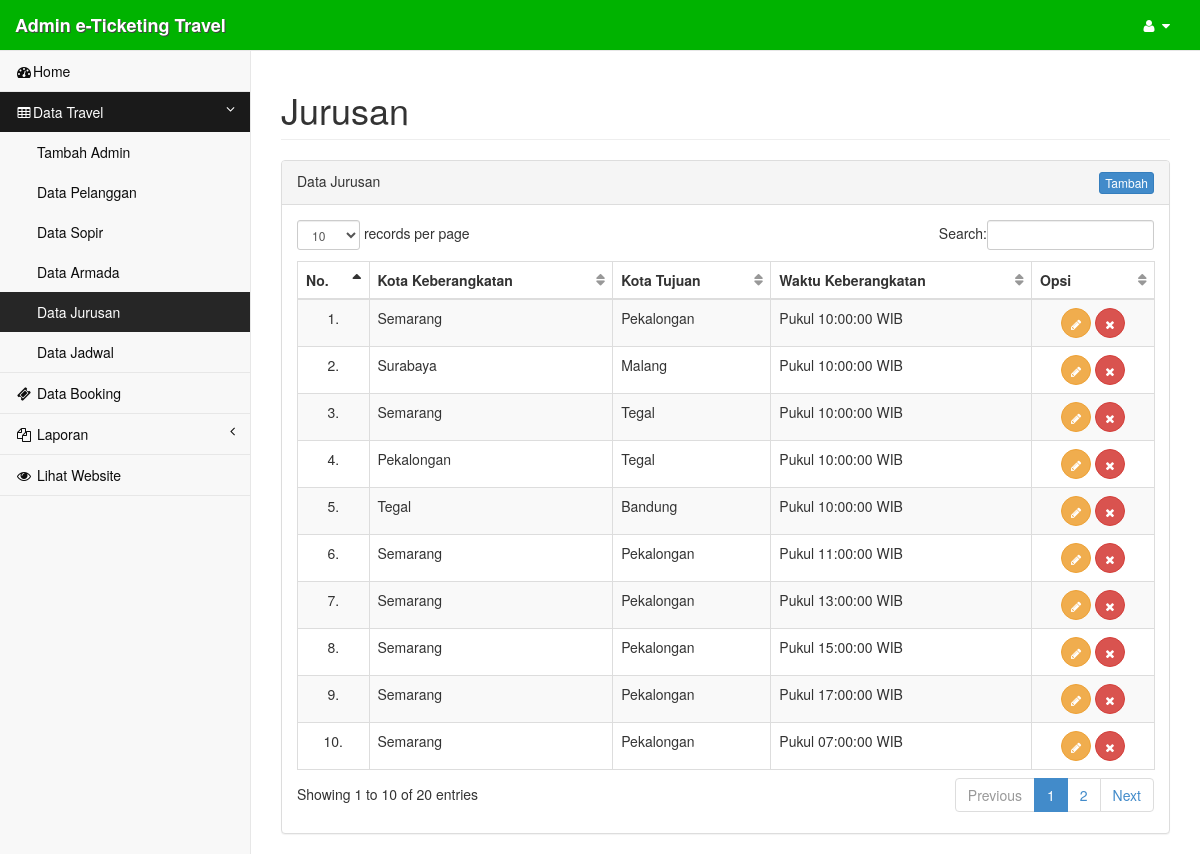
The app's page /admin/?page=jurusan (signed in) with its own data.
### tables this page shows
CREATE TABLE `tb_jurusan` (
  `id_jrs` int(4) NOT NULL,
  `keberangkatan_jrs` varchar(30) NOT NULL,
  `tujuan_jrs` varchar(30) NOT NULL,
  `waktu_jrs` time NOT NULL
);

### setting/+koneksi.php (called while the page is built, shortened)
<?php
$base_url = "http://".$_SERVER['SERVER_NAME']."/eticketing-edit";
?>

### admin/inc/jurusan.php (the view, shortened to what this page needs)
<div class="row">
    <div class="col-lg-12">
        <h1 class="page-header">Jurusan</h1>
    </div>
</div>
<div class="row">
    <div class="col-lg-12">
        <div class="panel panel-default">
	        <?php
	        if(@$_GET['act'] == '') { ?>
	            <div class="panel-heading">
	                <div class="row">
						<div class="col-lg-12">
							<div class="pull-left">
								Data Jurusan
							</div>
			                <div class="pull-right">
								<a href="<?=$base_url; ?>/admin/?page=jurusan&act=add" class="btn btn-xs btn-primary">Tambah</a>
			                </div>
						</div>
	                </div>
	            </div>
	            <div class="panel-body">
	                <div class="table-responsive">
						<table class="table table-bordered table-hover table-striped" id="dataTables">
							<thead>
								<tr>
									<th>No.</th>
									<th>Kota Keberangkatan</th>
									<th>Kota Tujuan</th>
									<th>Waktu Keberangkatan</th>
									<th>Opsi</th>
								</tr>
							</thead>
							<tbody>
							<?php
							$no = 1;
							$sql_jurusan = mysqli_query($con, "SELECT * FROM tb_jurusan") or die ($con->error);
							while($data = mysqli_fetch_array($sql_jurusan)) { ?>
								<tr>
									<td align="center"><?=$no++; ?>.</td>
									<td><?=$data['keberangkatan_jrs']; ?></td>
									<td><?=$data['tujuan_jrs']; ?></td>
									<td>Pukul <?=$data['waktu_jrs']; ?> WIB</td>
									<td align="center">
										<a href="<?=$base_url; ?>/admin/?page=jurusan&act=edit&id=<?=$data['id_jrs']; ?>" class="btn btn-circle btn-warning"><i class="fa fa-pencil"></i></a>
										<a onclick="return confirm('Yakin akan menghapus data?')" href="<?=$base_url; ?>/admin/?page=jurusan&act=del&id=<?=$data['id_jrs']; ?>" class="btn btn-circle btn-danger"><i class="fa fa-times"></i></a>
									</td>
								</tr>
							<?php } ?>
							</tbody>
						</table>
					</div>
	            </div>
            <?php
            } else if(@$_GET['act'] == 'add') { ?>
				<div class="panel-heading">
	                <div class="row">
						<div class="col-lg-12">
							<div class="pull-left">
								Tambah Data Jurusan
							</div>
			                <div class="pull-right">
								<a href="<?=$base_url; ?>/admin/?page=jurusan" class="btn btn-xs btn-warning">Kembali</a>
			                </div>
						</div>
	                </div>
	            </div>
	            <div class="panel-body">
	            	<div class="row">
	            		<div class="col-lg-6">
	            			<form action="" method="post">
				                <div class="form-group">
									<label for="keberangkatan">Keberangkatan</label>
									<input type="text" class="form-control" id="keberangkatan" name="keberangkatan" placeholder="Kota keberangkatan" required>
								</div>
								<div class="form-group">
									<label for="tujuan">Tujuan</label>
									<input type="text" class="form-control" id="tujuan" name="tujuan" placeholder="Kota tujuan" required>
								</div>
								<div class="form-group">
									<label for="waktu">Waktu <small>(AM : 12 malam - 12 siang. PM : 12 siang - 12 malam)</small></label>
									<input type="time" class="form-control" id="waktu" name="waktu" required>
								</div>
								<div class="form-group">
									<input type="submit" name="tambah" class="btn btn-success" value="Tambah">
								</div>
							</form>
							<?php
							if(@isset($_POST['tambah'])) {
								$keberangkatan = mysqli_real_escape_string($con, trim($_POST['keberangkatan']));
								$tujuan = mysqli_real_escape_string($con, trim($_POST['tujuan']));
								$waktu = mysqli_real_escape_string($con, trim($_POST['waktu']));
								mysqli_query($con, "INSERT INTO tb_jurusan VALUES(null, '$keberangkatan', '$tujuan', '$waktu')") or die (mysqli_error());
								header("location: ".$base_url."/admin/?page=jurusan");
							}
							?>
						</div>
					</div>
	            </div>
        	<?php
        	} else if(@$_GET['act'] == 'edit') { ?>
				<div class="panel-heading">
	                <div class="row">
						<div class="col-lg-12">
							<div class="pull-left">
								Edit Data Jurusan
							</div>
			                <div class="pull-right">
								<a href="<?=$base_url; ?>/admin/?page=jurusan" class="btn btn-xs btn-warning">Kembali</a>
			                </div>
						</div>
	                </div>
	            </div>
	            <div class="panel-body">
	            	<div class="row">
	            		<div class="col-lg-6">
	            			<?php
	            			$sql_jurusan = mysqli_query($con, "SELECT * FROM tb_jurusan WHERE id_jrs = '$_GET[id]'") or die (mysqli_error());
	            			$data = mysqli_fetch_array($sql_jurusan);
	            			?>
	            			<form action="" method="post">
				                <div class="form-group">
									<label for="keberangkatan">Keberangkatan</label>
									<input type="text" class="form-control" id="keberangkatan" name="keberangkatan" placeholder="Kota keberangkatan" value="<?=$data['keberangkatan_jrs']; ?>" required>
								</div>
								<div class="form-group">
									<label for="tujuan">Tujuan</label>
									<input type="text" class="form-control" id="tujuan" name="tujuan" placeholder="Kota tujuan" value="<?=$data['tujuan_jrs']; ?>" required>
								</div>
								<div class="form-group">
									<label for="waktu">Waktu <small>(AM : 12 malam - 12 siang. PM : 12 siang - 12 malam)</small></label>
									<input type="time" class="form-control" id="waktu" name="waktu" value="<?=$data['waktu_jrs']; ?>" required>
								</div>
								<div class="form-group">
									<input type="submit" name="edit" class="btn btn-success" value="Edit">
								</div>
							</form>
							<?php
							if(@isset($_POST['edit'])) {
								$keberangkatan = mysqli_real_escape_string($con, trim($_POST['keberangkatan']));
								$tujuan = mysqli_real_escape_string($con, trim($_POST['tujuan']));
								$waktu = mysqli_real_escape_string($con, trim($_POST['waktu']));
								mysqli_query($con, "UPDATE tb_jurusan SET keberangkatan_jrs = '$keberangkatan', tujuan_jrs = '$tujuan', waktu_jrs = '$waktu' WHERE id_jrs = '$_GET[id]'") or die (mysqli_error());
								header("location: ".$base_url."/admin/?page=jurusan");
							}
							?>
						</div>
					</div>
	            </div>
        	<?php
        	} else if((@$_GET['act'] == 'del') && ($_SESSION['id_adm'] == 1)) {
        		mysqli_query($con, "DELETE FROM tb_jurusan WHERE id_jrs = '$_GET[id]'") or die (mysqli_error());
        		header("location: ".$base_url."/admin/?page=jurusan");
        	} else {
        		header("location:" .$base_url. "/admin/?page=jurusan");
        		confirm('anda tidak dapat menghaous data');
        	}
        	?>
        </div>
    </div>
</div>

### assets/css/sb-admin2.css (style rules this page uses)
body { background-color: #f8f8f8; padding-top: 100px; }
@media (min-width:768px) { body { padding-top: 50px; } }
table.dataTable thead .sorting, table.dataTable thead .sorting_asc, table.dataTable thead .sorting_desc, table.dataTable thead .sorting_asc_disabled, table.dataTable thead .sorting_desc_disabled { background: transparent; }
table.dataTable thead .sorting_asc:after { content: "\f0de"; float: right; font-family: fontawesome; }
table.dataTable thead .sorting:after { content: "\f0dc"; float: right; font-family: fontawesome; color: rgba(50,50,50,.5); }
.btn-circle { width: 30px; height: 30px; padding: 6px 0; border-radius: 15px; text-align: center; font-size: 12px; line-height: 1.428571429; }

### records on screen
tb_jurusan: keberangkatan_jrs "Semarang", tujuan_jrs "Pekalongan", waktu_jrs "10:00:00"
tb_jurusan: keberangkatan_jrs "Surabaya", tujuan_jrs "Malang", waktu_jrs "10:00:00"
tb_jurusan: keberangkatan_jrs "Semarang", tujuan_jrs "Tegal", waktu_jrs "10:00:00"
tb_jurusan: keberangkatan_jrs "Pekalongan", tujuan_jrs "Tegal", waktu_jrs "10:00:00"
tb_jurusan: keberangkatan_jrs "Tegal", tujuan_jrs "Bandung", waktu_jrs "10:00:00"
tb_jurusan: keberangkatan_jrs "Semarang", tujuan_jrs "Pekalongan", waktu_jrs "11:00:00"
tb_jurusan: keberangkatan_jrs "Semarang", tujuan_jrs "Pekalongan", waktu_jrs "13:00:00"
tb_jurusan: keberangkatan_jrs "Semarang", tujuan_jrs "Pekalongan", waktu_jrs "15:00:00"
tb_jurusan: keberangkatan_jrs "Semarang", tujuan_jrs "Pekalongan", waktu_jrs "17:00:00"
tb_jurusan: keberangkatan_jrs "Semarang", tujuan_jrs "Pekalongan", waktu_jrs "07:00:00"
